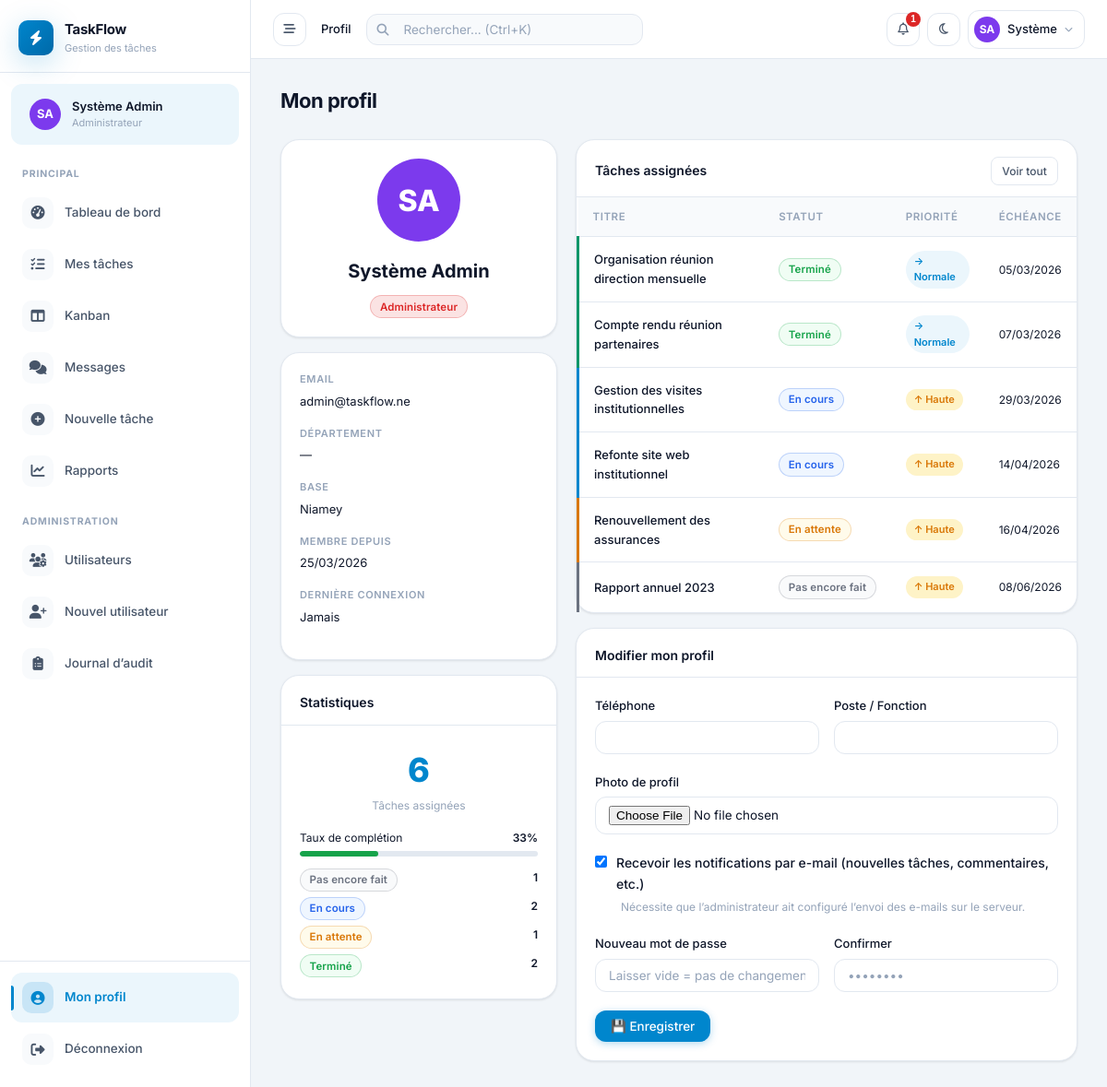
The page /pages/users/profile.php (signed in) on the database its author committed.
### tables this page shows
CREATE TABLE IF NOT EXISTS `users` (
  `id`           INT UNSIGNED AUTO_INCREMENT PRIMARY KEY,
  `nom`          VARCHAR(100) NOT NULL,
  `prenom`       VARCHAR(100) NOT NULL,
  `email`         VARCHAR(200) NOT NULL UNIQUE,
  `notify_email`  TINYINT(1) NOT NULL DEFAULT 1 COMMENT '1 = recevoir les notifications par e-mail',
  `password`      VARCHAR(255) NOT NULL,
  `role`         ENUM('employe','superviseur','chef_dept','cheffe_mission','admin') DEFAULT 'employe',
  `departement_id` INT UNSIGNED DEFAULT NULL,
  `base_id`      INT UNSIGNED DEFAULT NULL,
  `photo`        VARCHAR(255) DEFAULT NULL,
  `telephone`    VARCHAR(30) DEFAULT NULL,
  `poste`        VARCHAR(150) DEFAULT NULL,
  `actif`        TINYINT(1) DEFAULT 1,
  `last_login`   DATETIME DEFAULT NULL,
  `created_at`   TIMESTAMP DEFAULT CURRENT_TIMESTAMP,
  `updated_at`   TIMESTAMP DEFAULT CURRENT_TIMESTAMP ON UPDATE CURRENT_TIMESTAMP,
  FOREIGN KEY (`departement_id`) REFERENCES `departements`(`id`) ON DELETE SET NULL,
  FOREIGN KEY (`base_id`) REFERENCES `bases`(`id`) ON DELETE SET NULL
);

CREATE TABLE IF NOT EXISTS `bases` (
  `id`         INT UNSIGNED AUTO_INCREMENT PRIMARY KEY,
  `nom`        VARCHAR(100) NOT NULL,
  `code`       VARCHAR(20)  NOT NULL UNIQUE,
  `region`     VARCHAR(100),
  `actif`      TINYINT(1) DEFAULT 1,
  `created_at` TIMESTAMP DEFAULT CURRENT_TIMESTAMP
);

CREATE TABLE IF NOT EXISTS `taches` (
  `id`                   INT UNSIGNED AUTO_INCREMENT PRIMARY KEY,
  `titre`                VARCHAR(255) NOT NULL,
  `description`          TEXT,
  `statut`               ENUM('pas_fait','en_cours','en_attente','termine','annule','en_retard','rejete') DEFAULT 'pas_fait',
  `priorite`             ENUM('basse','normale','haute','urgente') DEFAULT 'normale',
  `date_creation`        DATETIME DEFAULT CURRENT_TIMESTAMP,
  `date_debut`           DATE DEFAULT NULL,
  `date_echeance`        DATE NOT NULL,
  `date_cloture`         DATETIME DEFAULT NULL,
  `createur_id`          INT UNSIGNED NOT NULL,
  `departement_id`       INT UNSIGNED DEFAULT NULL,
  `base_id`              INT UNSIGNED DEFAULT NULL,
  `categorie_id`         INT UNSIGNED DEFAULT NULL,
  `pourcentage`          TINYINT UNSIGNED DEFAULT 0,
  `tache_parente_id`     INT UNSIGNED DEFAULT NULL,
  `updated_at`           TIMESTAMP DEFAULT CURRENT_TIMESTAMP ON UPDATE CURRENT_TIMESTAMP,
  FOREIGN KEY (`createur_id`)      REFERENCES `users`(`id`),
  FOREIGN KEY (`departement_id`)   REFERENCES `departements`(`id`) ON DELETE SET NULL,
  FOREIGN KEY (`base_id`)          REFERENCES `bases`(`id`) ON DELETE SET NULL,
  FOREIGN KEY (`categorie_id`)     REFERENCES `categories`(`id`) ON DELETE SET NULL,
  FOREIGN KEY (`tache_parente_id`) REFERENCES `taches`(`id`) ON DELETE SET NULL
);

### pages/users/profile.php (the view, shortened to what the rows shown need)
<?php
require_once __DIR__ . '/../../includes/layout_init.php';
$profileId = isset($_GET['id']) ? (int)$_GET['id'] : $currentUser['id'];
$pdo = getDB();
$stmt = $pdo->prepare("SELECT u.*,d.nom AS dept_nom,b.nom AS base_nom
    FROM users u
    LEFT JOIN departements d ON d.id=u.departement_id
    LEFT JOIN bases b ON b.id=u.base_id
    WHERE u.id=?");
$stmt->execute([$profileId]);
$profile = $stmt->fetch();
$statStmt = $pdo->prepare("SELECT t.statut, COUNT(*) AS n
    FROM taches t JOIN taches_assignees ta ON ta.tache_id=t.id
    WHERE ta.user_id=? GROUP BY t.statut");
$statStmt->execute([$profileId]);
$taskStats = [];
foreach ($statStmt->fetchAll() as $r) $taskStats[$r['statut']] = (int)$r['n'];
$recentStmt = $pdo->prepare("SELECT t.id,t.titre,t.statut,t.priorite,t.date_echeance
    FROM taches t JOIN taches_assignees ta ON ta.tache_id=t.id
    WHERE ta.user_id=? ORDER BY t.date_echeance ASC LIMIT 6");
$recentStmt->execute([$profileId]);
$recentTasks = $recentStmt->fetchAll();
require_once __DIR__ . '/../../includes/header.php';
?>
<div style="display:grid;grid-template-columns:300px 1fr;gap:20px">
  <div>
    <div class="card" style="margin-bottom:16px;text-align:center">
      <div class="card-body">
        <div style="margin-bottom:16px">
          <?php if (!empty($profile['photo'])): ?>
          <img src="<?= APP_URL ?>/uploads/photos/<?= sanitize($profile['photo']) ?>"
               style="width:90px;height:90px;border-radius:50%;object-fit:cover;border:3px solid var(--primary)">
          <?php else: ?>
          <div class="user-avatar" style="width:90px;height:90px;font-size:32px;font-weight:800;background:<?= getUserColor($profileId) ?>;margin:0 auto">
            <?= strtoupper(substr($profile['prenom'],0,1).substr($profile['nom'],0,1)) ?>
          </div>
          <?php endif; ?>
        </div>
        <div style="font-size:20px;font-weight:700"><?= sanitize($profile['prenom'].' '.$profile['nom']) ?></div>
        <div style="margin-top:10px">
          <?php $rc = ['employe'=>'#6B7280','superviseur'=>'#2563EB','chef_dept'=>'#7C3AED','cheffe_mission'=>'#D97706','admin'=>'#DC2626'][$profile['role']] ?? '#6B7280'; ?>
          <span class="badge" style="background:<?= $rc ?>20;color:<?= $rc ?>;border:1px solid <?= $rc ?>40">
            <?= ROLES[$profile['role']] ?? $profile['role'] ?>
          </span>
        </div>
      </div>
    </div>
    <div class="card" style="margin-bottom:16px">
      <div class="card-body">
        <div class="detail-field"><div class="detail-label">Email</div><div class="detail-value" style="font-size:13px"><?= sanitize($profile['email']) ?></div></div>
        <div class="detail-field"><div class="detail-label">Base</div><div class="detail-value" style="font-size:13px"><?= sanitize($profile['base_nom'] ?? '—') ?></div></div>
        <div class="detail-field"><div class="detail-label">Membre depuis</div><div class="detail-value" style="font-size:13px"><?= formatDate($profile['created_at']) ?></div></div>
      </div>
    </div>
        <?php foreach (TASK_STATUSES as $k=>$s): ?>
        <?php if (isset($taskStats[$k])): ?>
          <span><?= getTaskStatusBadge($k) ?></span>
        <?php endif; ?>
        <?php endforeach; ?>
  </div>
  <div>
    <div class="card" style="margin-bottom:16px">
      <div class="table-wrapper">
        <table>
          <thead><tr><th>Titre</th><th>Statut</th><th>Priorité</th><th>Échéance</th></tr></thead>
          <tbody>
            <?php foreach ($recentTasks as $t): ?>
            <tr class="<?= getTaskRowClass($t) ?>">
              <td><a href="<?= APP_URL ?>/pages/tasks/view.php?id=<?= $t['id'] ?>" style="color:var(--text);font-weight:500;text-decoration:none"><?= sanitize($t['titre']) ?></a></td>
              <td><?= getTaskStatusBadge(computeRealStatus($t)) ?></td>
              <td><?= getPriorityBadge($t['priorite']) ?></td>
              <td style="font-size:12px"><?= formatDate($t['date_echeance']) ?></td>
            </tr>
            <?php endforeach; ?>
          </tbody>
        </table>
      </div>
    </div>
    <?php if ($profileId === $currentUser['id']): ?>
    <div class="card">
      <div class="card-header"><span class="card-title">Modifier mon profil</span></div>
      <div class="card-body">
        <form method="POST" enctype="multipart/form-data">
          <div class="form-row">
            <div class="form-group">
              <label class="form-label">Téléphone</label>
              <input type="text" name="telephone" class="form-control" value="<?= sanitize($profile['telephone'] ?? '') ?>">
            </div>
            <div class="form-group">
              <label class="form-label">Poste / Fonction</label>
              <input type="text" name="poste" class="form-control" value="<?= sanitize($profile['poste'] ?? '') ?>">
            </div>
          </div>
          <div class="form-group">
            <label class="form-label">Photo de profil</label>
            <input type="file" name="photo" accept="image/*" class="form-control">
          </div>
          <div class="form-group">
            <label style="display:flex;align-items:flex-start;gap:10px;cursor:pointer;font-size:14px;font-weight:500">
              <input type="checkbox" name="notify_email" value="1" style="margin-top:3px"
                <?= !empty($profile['notify_email']) ? 'checked' : '' ?>>
              <span>Recevoir les notifications par e-mail (nouvelles tâches, commentaires, etc.)</span>
            </label>
            <div style="font-size:12px;color:var(--text3);margin-top:4px;margin-left:28px">
              Nécessite que l’administrateur ait configuré l’envoi des e-mails sur le serveur.
            </div>
          </div>
          <div class="form-row">
            <div class="form-group">
              <label class="form-label">Nouveau mot de passe</label>
              <input type="password" name="password" class="form-control" placeholder="Laisser vide = pas de changement">
            </div>
            <div class="form-group">
              <label class="form-label">Confirmer</label>
              <input type="password" name="password2" class="form-control" placeholder="••••••••">
            </div>
          </div>
          <button type="submit" class="btn btn-primary">💾 Enregistrer</button>
        </form>
      </div>
    </div>
    <?php endif; ?>
  </div>
</div>
<?php require_once __DIR__ . '/../../includes/footer.php'; ?>

### includes/header.php (shortened to what the rows shown need)
<?php
$initials  = strtoupper(substr($currentUser['prenom'], 0, 1) . substr($currentUser['nom'], 0, 1));
?>
<!DOCTYPE html>
<html lang="fr">
<head>
<link rel="stylesheet" href="<?= APP_URL ?>/assets/css/inter.css">
<link rel="stylesheet" href="<?= APP_URL ?>/assets/css/fontawesome.min.css">
<link rel="stylesheet" href="<?= APP_URL ?>/assets/css/style.css">
<link rel="stylesheet" href="https://cdn.jsdelivr.net/npm/flatpickr/dist/flatpickr.min.css">
</head>
<body>
<div class="app-layout">
<aside class="app-sidebar" id="appSidebar">
  <div class="sidebar-user">
    <div class="user-avatar" style="background:<?= getUserColor($currentUser['id']) ?>">
      <?php if (!empty($currentUser['photo'])): ?>
        <img src="<?= APP_URL.'/uploads/photos/'.sanitize($currentUser['photo']) ?>" alt="">
      <?php else: ?>
        <?= $initials ?>
      <?php endif; ?>
    </div>
    <div class="user-info">
      <span class="user-name"><?= sanitize($currentUser['prenom'].' '.$currentUser['nom']) ?></span>
      <span class="user-role"><?= ROLES[$currentUser['role']] ?? $currentUser['role'] ?></span>
    </div>
  </div>
</aside>
<div class="app-main">
  <header class="app-topbar">
    <div class="topbar-actions">
      <div style="position:relative" id="notifWrap">
        <button type="button" class="topbar-btn" onclick="toggleNotifs()" title="Notifications" aria-expanded="false" aria-controls="notifPanel" aria-label="Notifications">
          <i class="fa-regular fa-bell" aria-hidden="true"></i>
          <?php if ($notifCount > 0): ?>
          <span class="notif-badge"><?= $notifCount ?></span>
          <?php endif; ?>
        </button>
      </div>
      <a href="<?= APP_URL ?>/pages/users/profile.php" class="topbar-user">
        <div class="avatar" style="background:<?= getUserColor($currentUser['id']) ?>">
          <?php if (!empty($currentUser['photo'])): ?>
            <img src="<?= APP_URL.'/uploads/photos/'.sanitize($currentUser['photo']) ?>" alt="" style="width:100%;height:100%;object-fit:cover;border-radius:50%">
          <?php else: ?>
            <?= $initials ?>
          <?php endif; ?>
        </div>
        <span class="user-label"><?= sanitize($currentUser['prenom']) ?></span>
        <i class="fa-solid fa-chevron-down" style="font-size:9px;color:var(--text3)"></i>
      </a>
    </div>
  </header>
  <main class="app-content">

### includes/functions.php (shortened to what the rows shown need)
<?php
function getUserColor(int $id): string {
    $colors = ['#0086CD', '#7C3AED', '#059669', '#D97706', '#DC2626', '#0891B2', '#BE185D'];
    return $colors[$id % count($colors)];
}
function getTaskStatusBadge(string $statut): string {
    $statuses = TASK_STATUSES;
    $s = $statuses[$statut];
    return '<span class="badge" style="background:'.$s['bg'].';color:'.$s['color'].';border:1px solid '.$s['color'].'40">'
         . sanitize($s['label']) . '</span>';
}
function getPriorityBadge(string $priorite): string {
    $priorities = TASK_PRIORITIES;
    $p = $priorities[$priorite];
    $icons = ['basse'=>'↓','normale'=>'→','haute'=>'↑','urgente'=>'⚡'];
    return '<span class="priority-badge priority-'.$priorite.'">'
         . ($icons[$priorite]??'') . ' ' . sanitize($p['label']) . '</span>';
}
function getTaskRowClass(array $task): string {
    $statut = computeRealStatus($task);
    $map = [
        'pas_fait'   => 'row-pasfait',
        'en_cours'   => 'row-encours',
        'en_attente' => 'row-attente',
        'termine'    => 'row-termine',
        'annule'     => 'row-annule',
        'en_retard'  => 'row-retard',
        'rejete'     => 'row-rejete',
    ];
    return $map[$statut] ?? '';
}
function computeRealStatus(array $task): string {
    if (in_array($task['statut'], ['termine','annule','rejete'])) return $task['statut'];
    return $task['statut'];
}
function formatDate(string $date, string $format = 'd/m/Y'): string {
    return date($format, strtotime($date));
}
function getUnreadNotificationsCount(int $userId): int {
    $pdo  = getDB();
    $stmt = $pdo->prepare("SELECT COUNT(*) FROM notifications WHERE user_id=? AND lu=0");
    $stmt->execute([$userId]);
    return (int)$stmt->fetchColumn();
}

### rows shown on the page
users: initials "SA", prenom+nom "Système Admin", role "Administrateur", id "1", prenom "Système", prenom+nom "SA", email "admin@taskflow.ne", base.nom "Niamey", created_at "25/03/2026", notify_email "☑"
taches: titre "Organisation réunion direction mensuelle", statut "Terminé", priorite "→", priorite "Normale", date_echeance "05/03/2026"
taches: titre "Compte rendu réunion partenaires", statut "Terminé", priorite "→", priorite "Normale", date_echeance "07/03/2026"
taches: titre "Gestion des visites institutionnelles", statut "En cours", priorite "↑", priorite "Haute", date_echeance "29/03/2026"
taches: titre "Refonte site web institutionnel", statut "En cours", priorite "↑", priorite "Haute", date_echeance "14/04/2026"
taches: titre "Renouvellement des assurances", statut "En attente", priorite "↑", priorite "Haute", date_echeance "16/04/2026"
taches: titre "Rapport annuel 2023", statut "Pas encore fait", priorite "↑", priorite "Haute", date_echeance "08/06/2026"

### other values the page prints
APP_NAME "TaskFlow"
$bc['label'] "Profil"
$profile['dept_nom'] "—"
$totalTasks "6"
$completion "33"
$s['label'] "Pas encore fait"
$taskStats[$k] "1"
$s['label'] "En cours"
$taskStats[$k] "2"
$s['label'] "En attente"
$s['label'] "Terminé"
